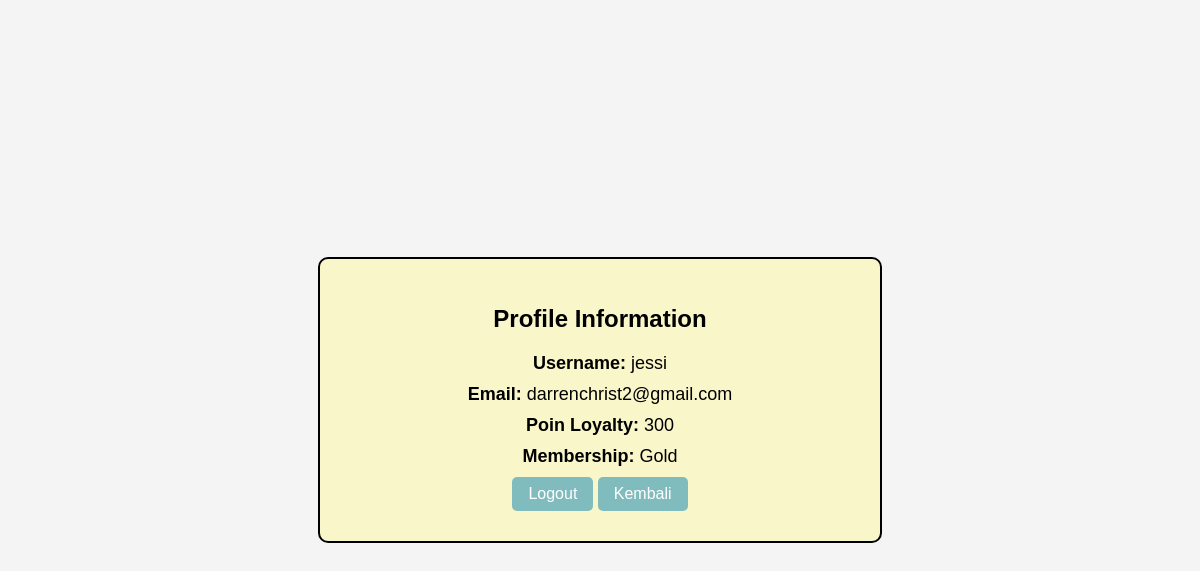
The app's page /sistem_loyalty/profile.php (signed in) with its own data.
### tables this page shows
CREATE TABLE `user` (
  `id_user` int(10) NOT NULL AUTO_INCREMENT,
  `username` varchar(50) DEFAULT NULL,
  `password` varchar(100) DEFAULT NULL,
  `email` varchar(50) DEFAULT NULL,
  `poin_loyalty` int(20) DEFAULT NULL,
  `membership` varchar(50) DEFAULT NULL,
  `role` int(10) DEFAULT NULL,
  PRIMARY KEY (`id_user`)
);

### sistem_loyalty/profile.php (the view, shortened to what this page needs)
<?php
include 'koneksi.php';
$id = $_SESSION['id_user'];
$query = "SELECT username, email, poin_loyalty, membership FROM user WHERE id_user = ?";
$stmt = $koneksi->prepare($query);
$stmt->bind_param('i', $id);
$stmt->execute();
$stmt->store_result();
if ($stmt->num_rows > 0) {
    $stmt->bind_result($username, $email, $poin_loyalty, $membership);
} else {
    echo "User not found.";
    exit();
}
?>
<!DOCTYPE html>
<html lang="en">
<head>
</head>
<body>
    <div class="profile-container">
        <h1>Profile Information</h1>
        <p><strong>Username:</strong> <?php echo htmlspecialchars($username); ?></p>
        <p><strong>Email:</strong> <?php echo htmlspecialchars($email); ?></p>
        <p><strong>Poin Loyalty:</strong> <?php echo htmlspecialchars($poin_loyalty); ?></p>
        <p><strong>Membership:</strong> <?php echo htmlspecialchars($membership); ?></p>
        <a href="http://localhost/sistem_loyalty/logout.php">Logout</a>
        <a href="http://localhost/sistem_loyalty/homePage.php" class="button">Kembali</a>
    </div>
</body>
</html>

### sistem_loyalty/profile.php (style rules this page uses)
body { font-family: Arial, sans-serif; background-color: #f4f4f4; margin: 0; padding: 0; display: flex; justify-content: center; align-items: center; height: 100vh; }
.profile-container { background-color: #F9F7C9; padding: 30px; border: 2px solid black; border-radius: 10px; width: 500px; text-align: center; }
h1 { font-size: 24px; margin-bottom: 20px; }
p { font-size: 18px; margin: 10px 0; }
a { display: inline-block; padding: 8px 16px; text-decoration: none; background-color: #80BCBD; color: white; border-radius: 5px; }

### records on screen
user: username "jessi", email "darrenchrist2@gmail.com", poin_loyalty "300", membership "Gold"
